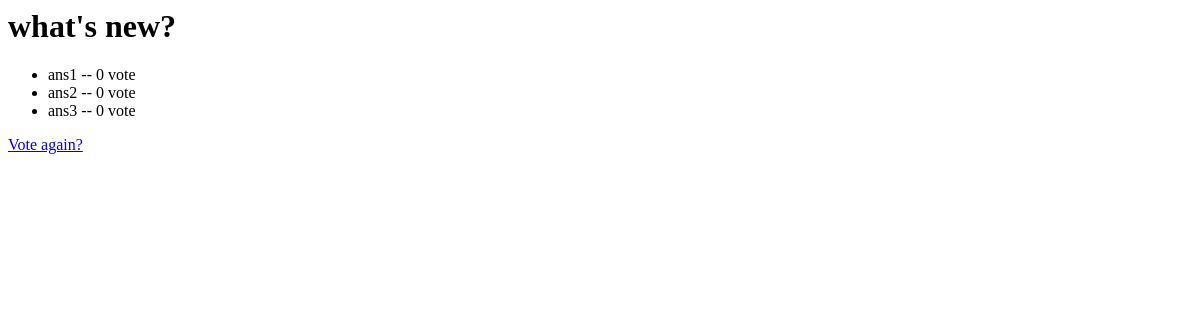
Before: /polls/1/results/ with the older database file.
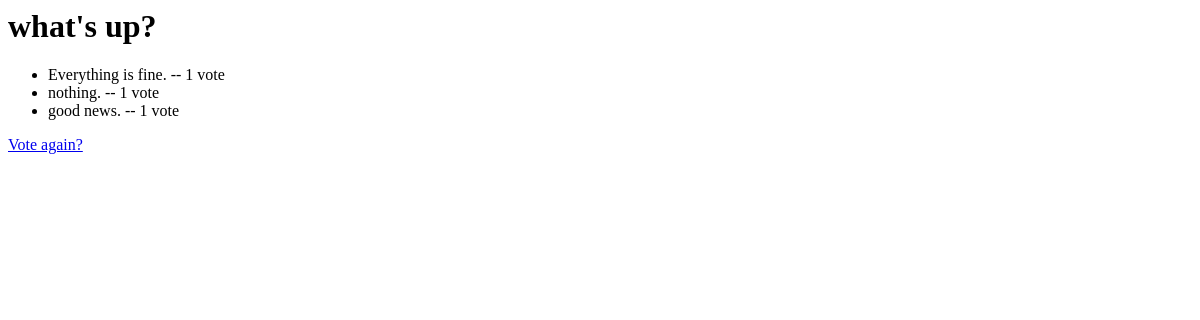
After: the same page with the newer database file.
### polls/models.py (models this page shows, shortened)
class Question(models.Model):
    question_text = models.CharField(max_length=200)
    pub_date = models.DateTimeField("date published")

class Choice(models.Model):
    question = models.ForeignKey(Question, on_delete=models.CASCADE)
    choice_text = models.CharField(max_length=200)
    votes = models.IntegerField(default=0)

### polls/views.py (the view)
# urls.py: path("<int:pk>/results/", views.ResultView.as_view(), name="results"),
class ResultView(generic.DetailView):
    model = Question
    template_name = "polls/results.html"

### polls/templates/polls/results.html
<h1>{{ question.question_text }}</h1>
<ul>
  {% for choice in question.choice_set.all %}
    <li>{{ choice.choice_text }} -- {{ choice.votes }} vote {{ choice.votes.pluraize }}</li>
  {%endfor%}
</ul>
<a href="{% url 'polls:index' %}">Vote again?</a>

Changed rows visible on the page:
changed Question: question_text "what's new?" → "what's up?"
changed Choice: choice_text "ans1" → "Everything is fine."; votes "0" → "1"
changed Choice: choice_text "ans2" → "nothing."; votes "0" → "1"
changed Choice: choice_text "ans3" → "good news."; votes "0" → "1"
